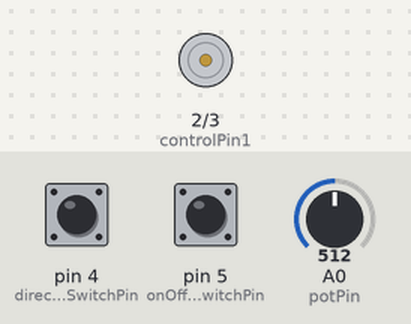
A sketch run on a simulated Arduino Uno, built with avr-gcc and run on an emulated ATmega328P. On the bench: motor-driver pin pairs drawn as motors (green arrow = first pin HIGH = forward, orange = second pin HIGH = backward, longer = more drive, scaled by the enable pin). The inputs (shaded band) are chosen by the test bench; at power-on: pin 4 (directionSwitchPin) LOW, pin 5 (onOffSwitchStateSwitchPin) LOW, A0 (potPin) = 512.

Above: at 1.2 s.
1.3 s: pin 4 (directionSwitchPin) pulled HIGH for 0.15 s
2.9 s: pin 5 (onOffSwitchStateSwitchPin) pulled HIGH for 0.15 s
At 3.2 s:
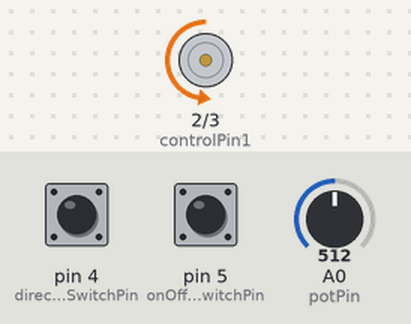
4.5 s: A0 (potPin) set to 716
At 5.6 s:
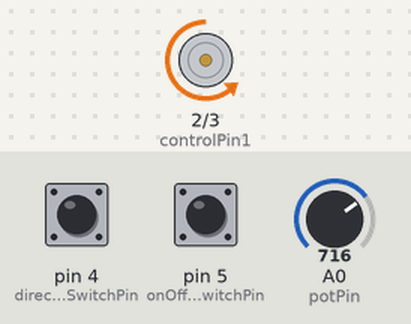
6.0 s: A0 (potPin) set to 900
At 6.7 s:
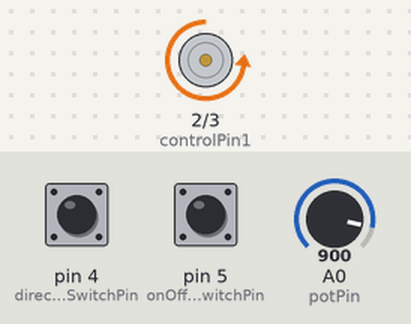
7.5 s: pin 4 (directionSwitchPin) pulled HIGH for 1 s
At 7.9 s:
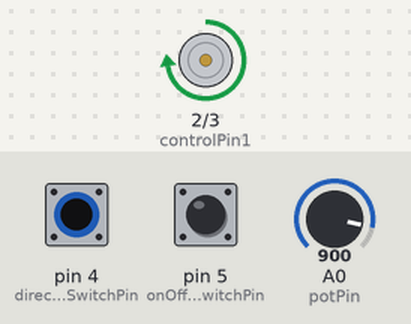
10.0 s: A0 (potPin) set to 511
At 11.0 s:
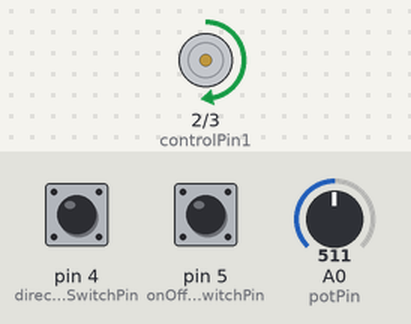
Timing chart, 0 to 12.5 s (numbered marks = the images above; inputs shaded):
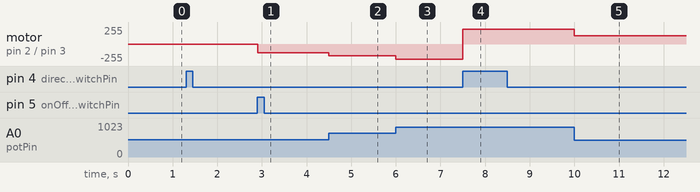

The sketch:

Zoetrope.ino
```cpp
const int controlPin1 = 2;
const int controlPin2 = 3;
const int enablePin = 9;
const int directionSwitchPin = 4;
const int onOffSwitchStateSwitchPin = 5;
const int potPin = A0;

int onOffSwitchState = 0;
int prevOnOffSwitchState = 0;
int directionSwitchState = 0;
int prevDirectionSwitchState = 0;

int motorEnabled = 0;
int motorSpeed = 0;
int motorDirection = 1;

void setup() {
  pinMode(directionSwitchPin, INPUT);
  pinMode(onOffSwitchStateSwitchPin, INPUT);
  pinMode(controlPin1, OUTPUT);
  pinMode(controlPin2, OUTPUT);
  pinMode(enablePin, OUTPUT);

  digitalWrite(enablePin, LOW);
}

void loop() {
  onOffSwitchState = digitalRead(onOffSwitchStateSwitchPin);
  delay(1);
  directionSwitchState = digitalRead(directionSwitchPin);
  motorSpeed = analogRead(potPin)/4; // Make it 8 bit

  if (onOffSwitchState != prevOnOffSwitchState && onOffSwitchState == HIGH) {
    motorEnabled = !motorEnabled;
  }

  if (directionSwitchState != prevDirectionSwitchState && directionSwitchState == HIGH) {
    motorDirection = !motorDirection;
  }

  if (motorDirection == 1) {
    digitalWrite(controlPin1, HIGH);
    digitalWrite(controlPin2, LOW);
  } else {
    digitalWrite(controlPin1, LOW);
    digitalWrite(controlPin2, HIGH);
  }

  if (motorEnabled == 1) {
    analogWrite(enablePin, motorSpeed);
  } else {
    analogWrite(enablePin, 0);
  }

  prevDirectionSwitchState = directionSwitchState;
  prevOnOffSwitchState = onOffSwitchState;
}
```

Measured:
- after the input at 2.9 s, motor on pin 2 (controlPin1) / pin 3 (controlPin2): stopped → backward 128/255 at once
- after the input at 4.5 s, motor on pin 2 (controlPin1) / pin 3 (controlPin2): backward 128/255 → backward 179/255 at once
- after the input at 6.0 s, motor on pin 2 (controlPin1) / pin 3 (controlPin2): backward 179/255 → backward 225/255 at once
- after the input at 7.5 s, motor on pin 2 (controlPin1) / pin 3 (controlPin2): backward 225/255 → forward 225/255 at once
- after the input at 10.0 s, motor on pin 2 (controlPin1) / pin 3 (controlPin2): forward 225/255 → forward 127/255 at once
